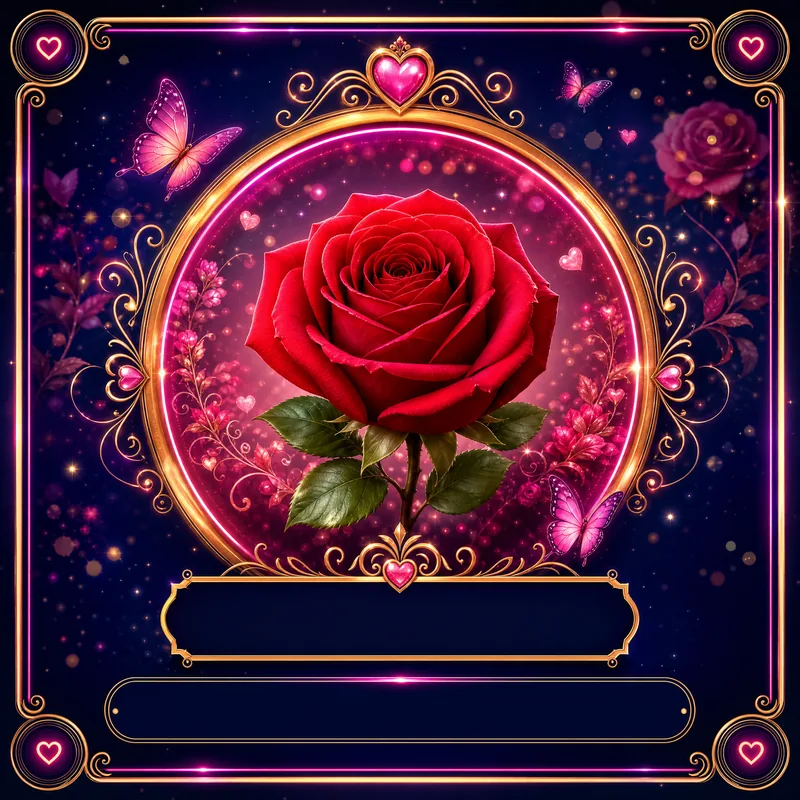
#> input picture assets/gift_template_rose.webp, 800 x 800 px
$ python test_gift_render.py
#> lines starting #> are read from the running program, lines starting #| are printed output that depends on the picture
from pathlib import Path
from PIL import Image, ImageDraw, ImageFont

base = Path(__file__).resolve().parent
template = base / 'assets' / 'gift_template_rose.webp'
out = base / 'generated_gifts' / 'test_from_to.png'
out.parent.mkdir(parents=True, exist_ok=True)
image = Image.open(template).convert('RGBA')
draw = ImageDraw.Draw(image)
font_path = base / 'assets' / 'Amiri-Bold.ttf'
font = ImageFont.truetype(str(font_path), 28)
for label, name, y in [('FROM:', 'alsfer', int(image.height*0.78)), ('TO:', 'Crocodile', int(image.height*0.88))]:
    text = f'{label} @{name}'
    box = draw.textbbox((0, 0), text, font=font)
    x = (image.width - (box[2] - box[0])) // 2
    draw.text((x + 2, y + 2), text, font=font, fill=(0, 0, 0, 180), stroke_width=2, stroke_fill=(0, 0, 0, 180))
    draw.text((x, y), text, font=font, fill=(255, 255, 255, 255), stroke_width=1, stroke_fill=(20, 20, 20, 255))
#> this loop made 2 passes
#> (box, x) on passes 1 to 2: ((0, 5, 207, 31), 296), ((-1, 5, 216, 31), 291)
image.save(out, 'PNG', optimize=True)
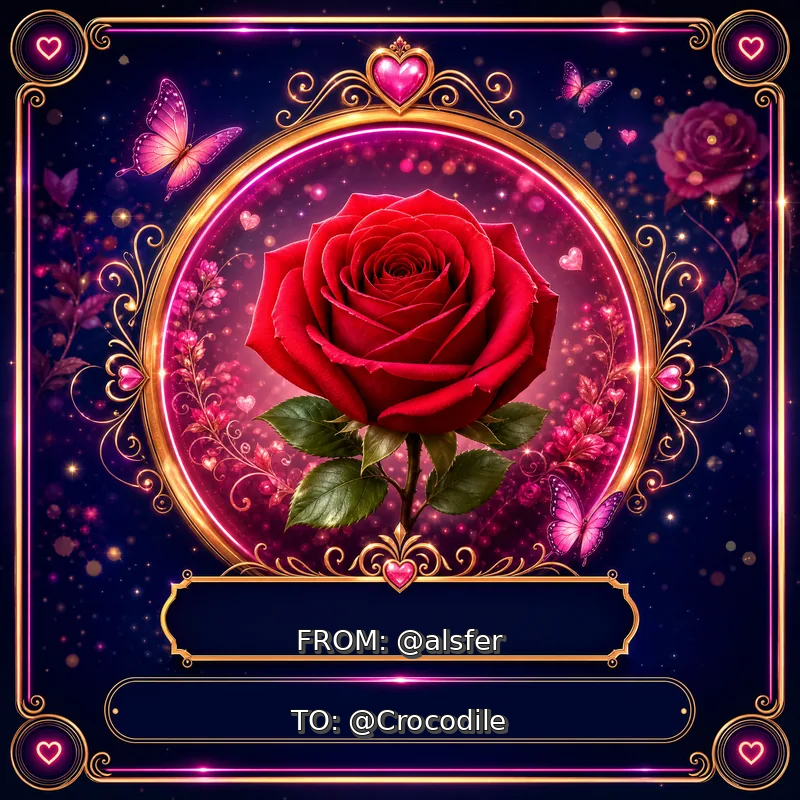
#> saved as test_from_to.png: PIL image 800x800 RGBA; mean R, G, B, A 79.5, 32.1, 58.6, 254.7; transparent parts drawn white
print(out)
print(Image.open(out).size)

$ run again, with assets/gift_template_crown.webp copied over assets/gift_template_rose.webp
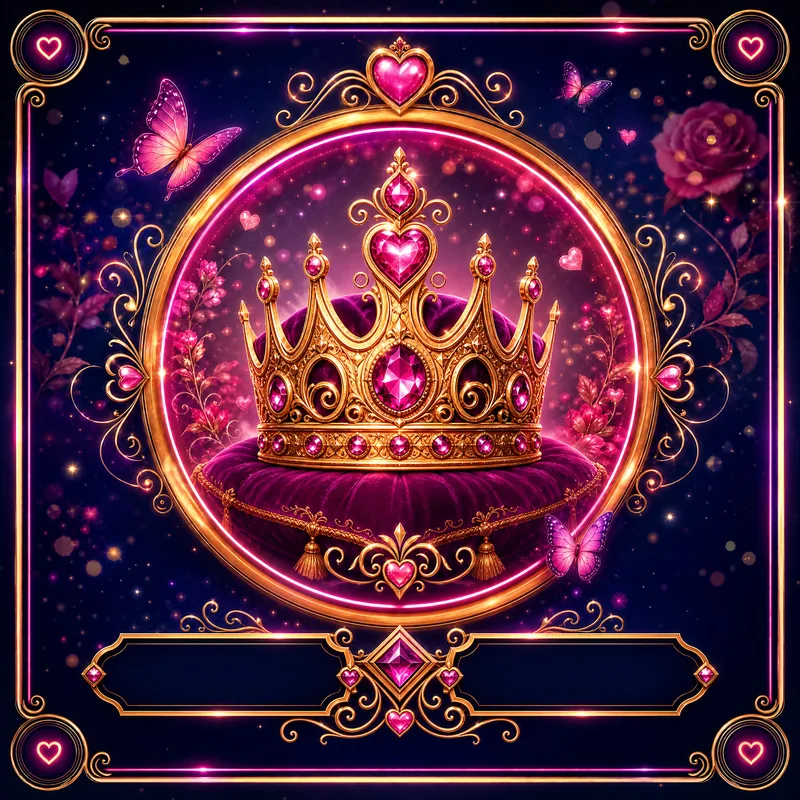
#> input picture assets/gift_template_crown.webp, 800 x 800 px
#> the loop `for label, name, y in [('FROM:', 'alsfer', int(image.height*0.78)), ('..` made 2 passes
#> (box, x) on passes 1 to 2: ((0, 5, 207, 31), 296), ((-1, 5, 216, 31), 291)
#> `image.save(out, 'PNG', optimize=True)`:
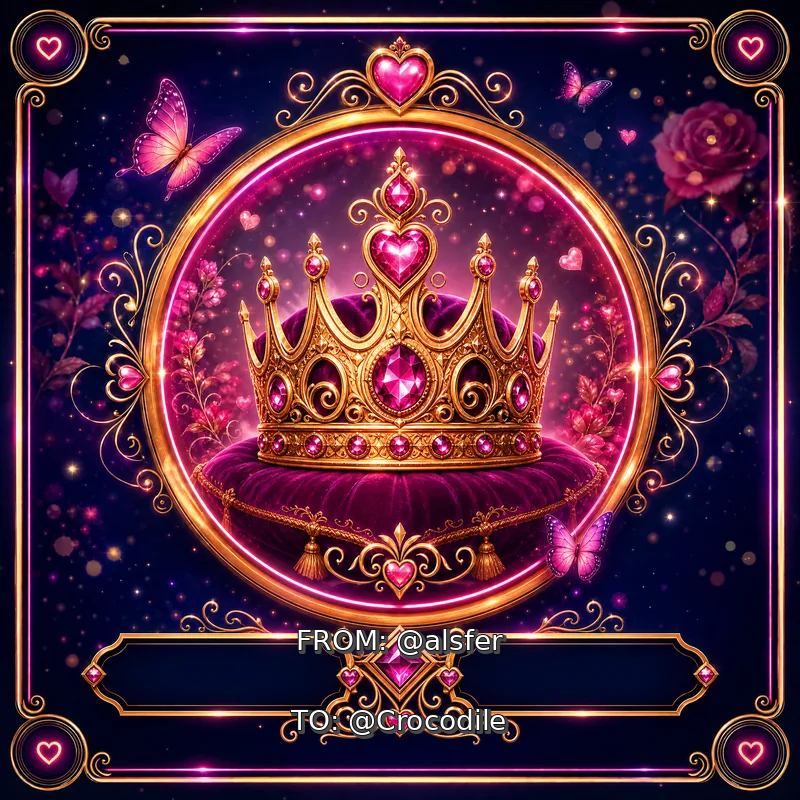
#> saved as test_from_to.png: PIL image 800x800 RGBA; mean R, G, B, A 84.4, 39.5, 62.3, 254.7; transparent parts drawn white

$ run again, with assets/gift_template_heart.webp copied over assets/gift_template_rose.webp
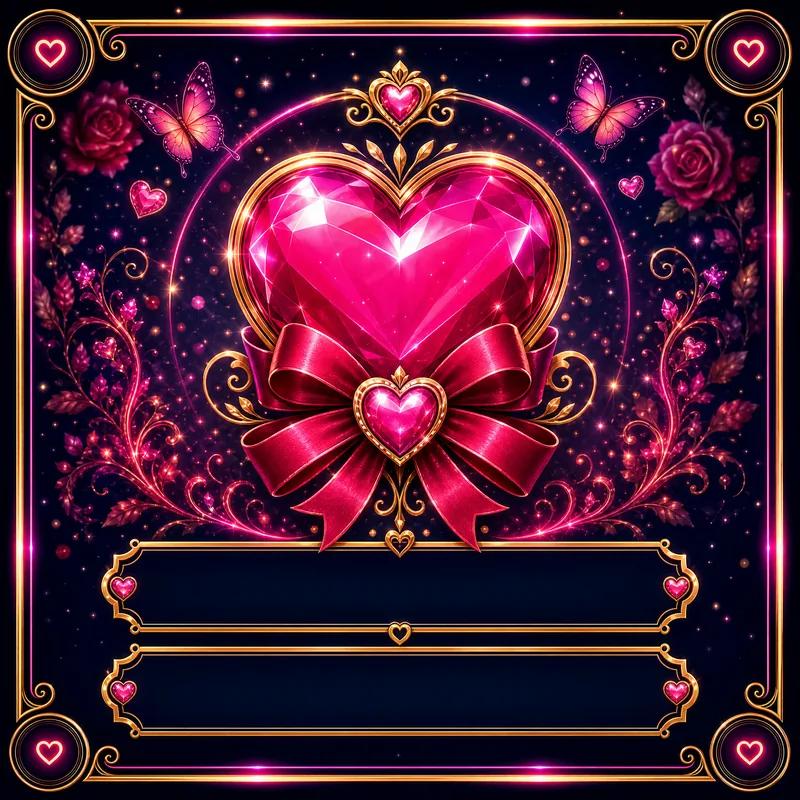
#> input picture assets/gift_template_heart.webp, 800 x 800 px
#> the loop `for label, name, y in [('FROM:', 'alsfer', int(image.height*0.78)), ('..` made 2 passes
#> (box, x) on passes 1 to 2: ((0, 5, 207, 31), 296), ((-1, 5, 216, 31), 291)
#> `image.save(out, 'PNG', optimize=True)`:
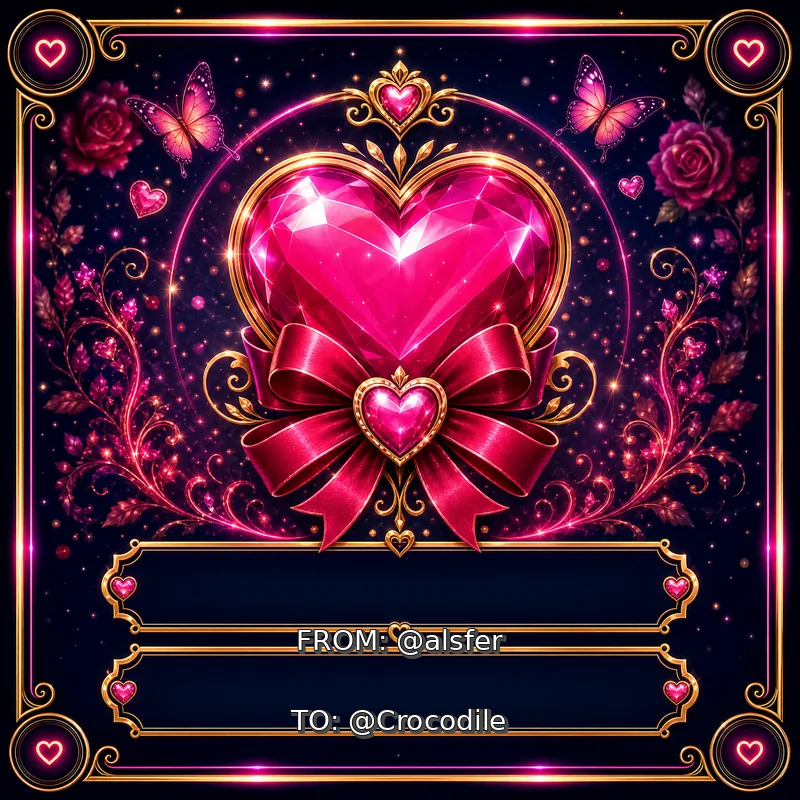
#> saved as test_from_to.png: PIL image 800x800 RGBA; mean R, G, B, A 75.8, 27.6, 51.9, 254.7; transparent parts drawn white

$ run again, with assets/gift_template_kiss.webp copied over assets/gift_template_rose.webp
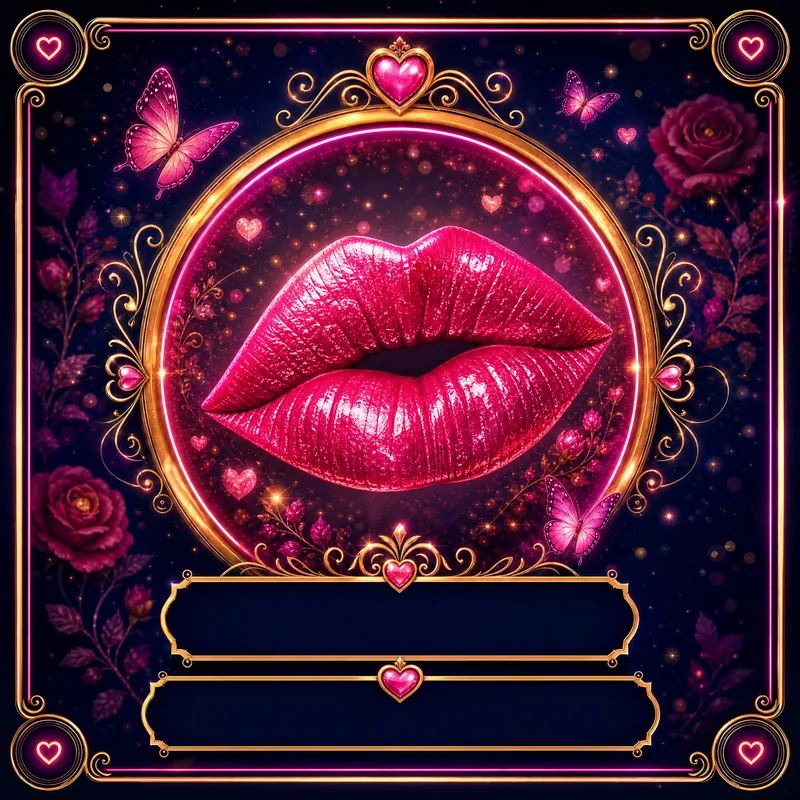
#> input picture assets/gift_template_kiss.webp, 800 x 800 px
#> the loop `for label, name, y in [('FROM:', 'alsfer', int(image.height*0.78)), ('..` made 2 passes
#> (box, x) on passes 1 to 2: ((0, 5, 207, 31), 296), ((-1, 5, 216, 31), 291)
#> `image.save(out, 'PNG', optimize=True)`:
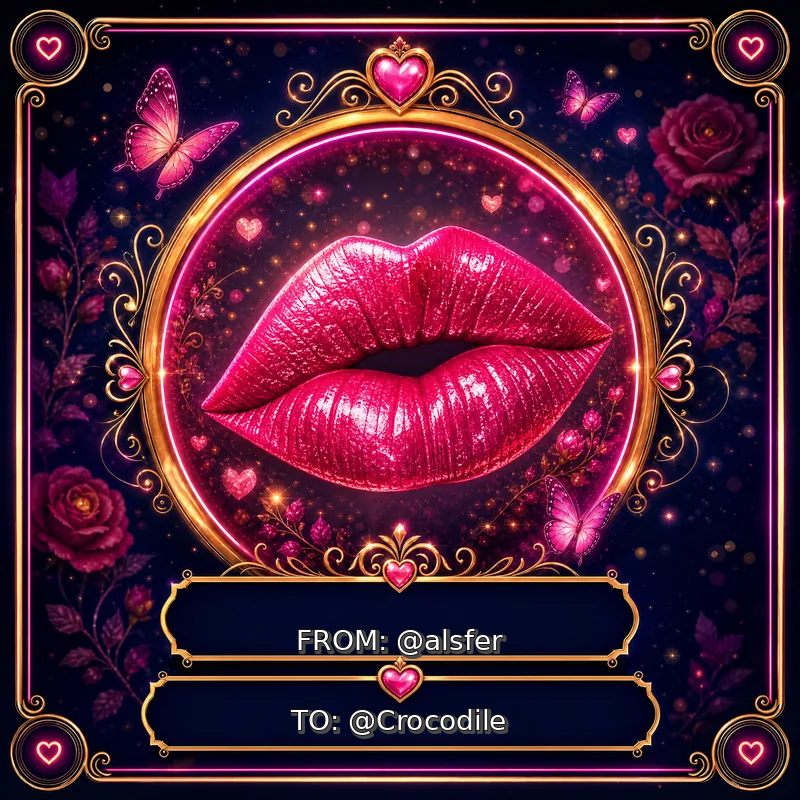
#> saved as test_from_to.png: PIL image 800x800 RGBA; mean R, G, B, A 80.2, 31, 54.9, 254.7; transparent parts drawn white
